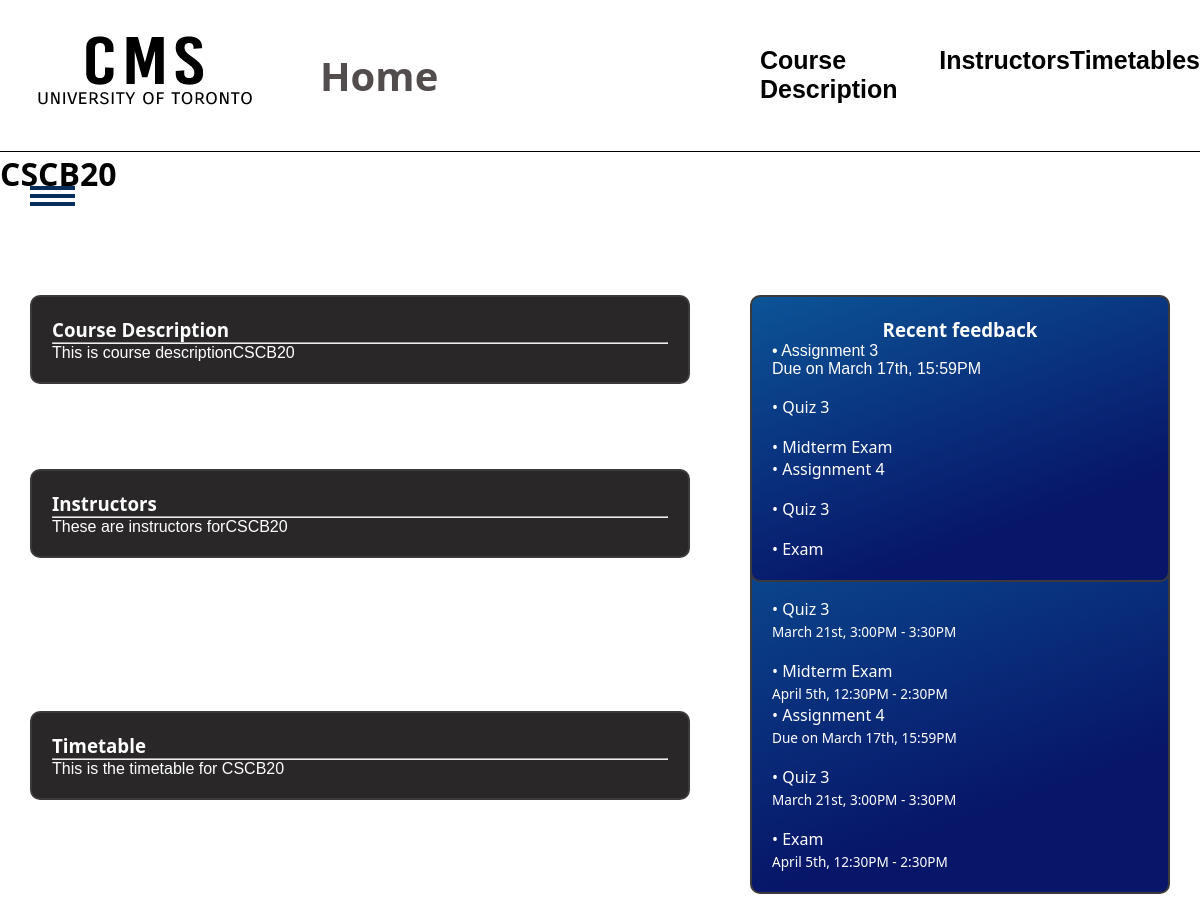
Screenshot of /courses/CSCB20 with the database file from the repository.
### tables this page shows
CREATE TABLE "coursehomepage" (
	"courseid"	TEXT UNIQUE,
	"coursedescription"	TEXT,
	"courseinstructors"	TEXT,
	"coursetimetable"	TEXT
);

### app.py (the view)
@app.route('/courses/<courseid>')
def show_course_page(courseid):
    print(courseid)
    coursepageinfo = d.query("SELECT * FROM coursehomepage WHERE courseid = '"+ courseid +"';")
    if checkvalidcourseid(courseid):
        return "Course ID is invalid"
    g.courseid = courseid
    g.description = coursepageinfo[0][1]
    g.instructors = coursepageinfo[0][2]
    g.timetable = coursepageinfo[0][3]
    return render_template('coursepage.html')

### app.py (called while the page is built)
def checkvalidcourseid(courseid):
    courses = d.query("SELECT * FROM courses WHERE courseid = '"+ courseid +"';")
    return len(courses) != 1

### database.py (called while the page is built)
def query(sql):
    con = sqlite3.connect(DATABASE_PATH)
    cur = con.cursor()
    cur.execute(sql)
    rows = cur.fetchall()
    con.commit()
    con.close()
    return rows

### templates/coursepage.html (shortened to what this page needs)
<!DOCTYPE html>
<html lang="en">
<head>
    <link rel="stylesheet" href="/static/css/style.css">
</head>
<body>
    <header>
        <nav>
            <img class="uoftlogo" src="/static/images/CMSlogo.png" alt="Logo">
            <h1>Home</h1>
            <ul>
                <li><a data-page="course" href="#"><b>Course Description</b></a> </li>
                <li><a data-page="instructors" href="#"><b>Instructors</b></a> </li>
                <li><a data-page="office" href="#"><b>Timetables</b></a> </li>
            </ul>
        </nav>
    </header>
    <div id="sidebar">
        <div class="toggle-btn" onclick="show()">
            <span></span>
            <span></span>
            <span></span>
        </div>
    </div>
    <h1>{{g.courseid}}</h1>
    <div class="homecontent">
        <div class="coursedescription">
            <h3>Course Description</h3>
            <hr> {{g.description}}
        </div>
        <div class="instructors">
            <h3>Instructors</h3>
            <hr> {{g.instructors}}
        </div>
        <div class="TimeTable">
            <h3>Timetable</h3>
            <hr> {{g.timetable}}
        </div>
        <div class="eventswidget">
            <h3>Upcoming Deadlines</h3>
            <hr>
            <br>
            <p>
                • Assignment 3<br />
                <span>Due on March 17th, 15:59PM</span>
            </p>
            <br>
            <p>
                • Quiz 3<br />
                <span>March 21st, 3:00PM - 3:30PM</span>
            </p>
            <br>
            <p>
                • Midterm Exam<br />
                <span>April 5th, 12:30PM - 2:30PM</span>
            </p>
            <p>
                • Assignment 4<br />
                <span>Due on March 17th, 15:59PM</span>
            </p>
            <br>
            <p>
                • Quiz 3<br />
                <span>March 21st, 3:00PM - 3:30PM</span>
            </p>
            <br>
            <p>
                • Exam<br />
                <span>April 5th, 12:30PM - 2:30PM</span>
            </p>
        </div>
        <div class="feedback">
            <h3>Recent feedback</h3>
            • Assignment 3<br />
            <span>Due on March 17th, 15:59PM</span>
            <br>
            <p>
                • Quiz 3<br />
            </p>
            <br>
            <p>
                • Midterm Exam<br />
            </p>
            <p>
                • Assignment 4<br />
            </p>
            <br>
            <p>
                • Quiz 3<br />
            </p>
            <br>
            <p>
                • Exam<br />
            </p>
        </div>
    </div>
</body>
</html>

### static/css/style.css (style rules this page uses)
* { margin: 0; padding: 0; box-sizing: border-box; }
html { scroll-behavior: smooth; }
p { font-family: 'Segoe UI', 'San Francisco', Tahoma, Geneva, Verdana, sans-serif; }
h1 { font-family: 'Segoe UI', 'San Francisco', Tahoma, Geneva, Verdana, sans-serif; }
h3 { font-family: 'Segoe UI', 'San Francisco', Tahoma, Geneva, Verdana, sans-serif; }
body { font-family: Helvetica; }
header { font-size: 20px; border-bottom: 1px solid rgb(0, 0, 0); padding-bottom: 1px; position: sticky; top: 0px; background: white; }
nav { position: relative; min-height: 10vh; display: flex; align-items: center; justify-content: space-between; }
.uoftlogo { padding-left: 20px; padding-right: 10px; }
nav h1 { Color: rgb(82, 76, 76); padding-left: 40px; font-size: 40px; flex: 1; }
nav ul { list-style: none; display: flex; justify-content: space-around; font-size: 25px; flex: 1; }
nav a { color: black; text-decoration: none; }
#sidebar { position: fixed; width: 300px; height: 100%; background: #082c5c; left: -300px; transition: 0.4s ease; }
#sidebar .toggle-btn { position: absolute; top: 30px; left: 330px; }
.toggle-btn span { width: 45px; height: 4px; background: #082c5c; display: block; margin-top: 4px; }
.homecontent { margin-top: 50px; padding-top: 20px; color: white; display: grid; grid-template-columns: 60% 40%; }
.homecontent div { padding: 20px; margin: 30px; border-radius: 10px; }
.coursedescription { grid-column: 1/2; background-color: #292727; align-self: flex-start; border: 2px #3b3939 solid; }
.instructors { grid-column: 1/2; background-color: #292727; align-self: flex-start; border: 2px #3b3939 solid; }
.TimeTable { grid-column: 1/2; background-color: #292727; align-self: flex-start; border: 2px #3b3939 solid; }
.eventswidget { grid-column: 2/3; grid-row: 2/4; background-image: linear-gradient(160deg, #0c5497 0%, #071669 74%); align-self: flex-start; border: 2px #3b3939 solid; }
.eventswidget h3 { text-align: center; }
.eventswidget hr { width: 60%; }
.eventswidget p span { font-weight: lighter; font-size: 85%; }
.feedback { grid-column: 2/3; grid-row: 1/3; background-image: linear-gradient(160deg, #0c5497 0%, #071669 74%); align-self: flex-start; border: 2px #3b3939 solid; }
.feedback h3 { text-align: center; }

### rows the page displays
coursehomepage: description "This is course descriptionCSCB20", instructors "These are instructors forCSCB20", timetable "This is the timetable for CSCB20"

### other values shown
{{ g.courseid }} "CSCB20"
